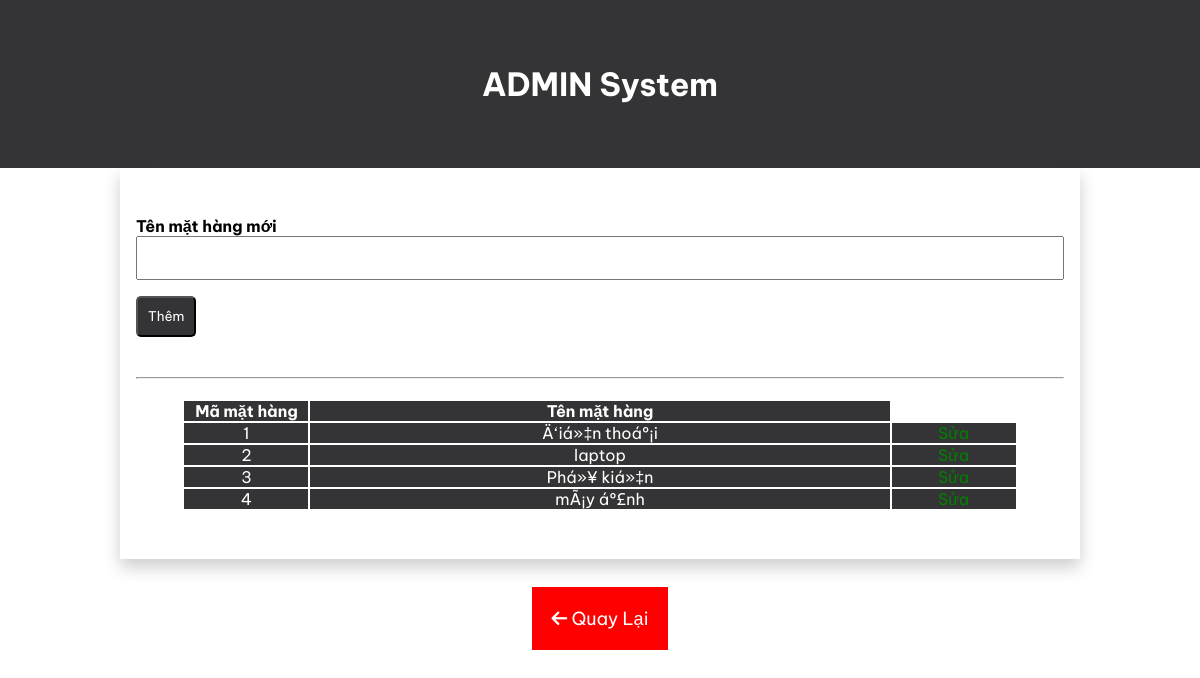
Screenshot of /admin/admin.php?lam=mathang (signed in) with the database file from the repository.
### tables this page shows
CREATE TABLE IF NOT EXISTS `mathang` (
`m_ma` int(5) NOT NULL,
  `m_name` varchar(100) DEFAULT NULL
);

### admin/PAGE/sanpham/mathnag.php (the view, shortened to what this page needs)
<?php include('../modules/connect.php');
?>
<section>
    <div class="container">
        <div class="box">
            <div class="add">
                <form action="" method="POST">
                    <label for="namepd">Tên mặt hàng mới</label>
                    <input type="text" name="name" class="input_txt" required>
                    <input type="submit" name="them" value="Thêm" class="btn">
                </form>
                <br>
                <br>
                <hr>
            </div>
            <br>
            <div class="list">
                <center>
                    <table>
                        <?php
                        $sql_list_mathang = "SELECT *FROM mathang";
                        $query_sql_list_mathang = mysqli_query($conn, $sql_list_mathang);
                        ?>
                        <tr>
                            <th>Mã mặt hàng</th>
                            <th>Tên mặt hàng</th>
                        </tr>
                        <?php while ($row_mathang = mysqli_fetch_array($query_sql_list_mathang)) : ?>
                            <tr>
                                <td style="width:15%;"><?php echo $row_mathang['m_ma']; ?></td>
                                <td style="width:70%;"><?php echo $row_mathang['m_name']; ?></td>
                                <td><a href="admin.php?lam=mathang&x=sua&id=<?php echo $row_mathang['m_ma']; ?>" style="color:green;">Sửa</a></td>
                            </tr>
                        <?php endwhile ?>
                    </table>
                </center>
            </div>
        </div>
        <div class="menu">
            <div class="menu_item">
                <a href="admin.php?lam=qlsp" id="btn_back"><i class="fa-solid fa-arrow-left"></i> Quay Lại</a>
            </div>
        </div>
    </div>
</section>

### admin/CSS/style.css (style rules this page uses)
* { margin: 0; padding: 0; box-sizing: border-box; font-family: 'Be Vietnam Pro', sans-serif; }
a { text-decoration: none; }
.container { max-width: 960px; margin: 0 auto; }
.btn { padding: 10px; background-color: #343436; border-radius: 5px; color: white; }
#btn_back { background-color: red; }
.menu { text-align: center; margin-top: 3rem; }
.menu_item { display: inline; width: 30%; margin: 1rem; }
.menu_item a { padding: 20px; background-color: #343436; color: white; font-size: 18px; transition: .3s; }
.input_txt { padding: 10px; width: 100%; font-size: 16px; margin-bottom: 1rem; }
.box { width: 100%; margin: 0 auto; padding: 3rem 1rem; box-shadow: 0px 8px 16px 0px rgba(0, 0, 0, 0.2); }
.box label { font-weight: bold; }
table { width: 90%; margin: 0 auto; }
tr { background-color: #343436; color: white; }
td { text-align: center; }

### rows the page displays
mathang: m_ma "1", m_name "Ä‘iá»‡n thoáº¡i"
mathang: m_ma "2", m_name "laptop"
mathang: m_ma "3", m_name "Phá»¥ kiá»‡n"
mathang: m_ma "4", m_name "mÃ¡y áº£nh"
